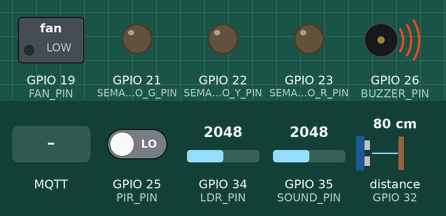
Recording of a sketch running on a simulated ESP32. Parts: switched loads named in the sketch (green lamp = pin HIGH), output pins drawn as LEDs (lit = HIGH), buzzer (waves = sounding, pin HIGH). Wiring (inferred from the names in the program): ultrasonic range finder: trigger GPIO 33; echo GPIO 32. The test bench sets the inputs (shaded band); at power-on: GPIO 34 (LDR_PIN) = 2048, GPIO 25 (PIR_PIN) LOW, GPIO 35 (SOUND_PIN) = 2048, distance to the obstacle (sensor on GPIO 32) 80 cm. The echo pulse lasts 58.3 µs per cm; WiFi joins after 1.5 s; servers stay silent unless stated; no MQTT or app messages arrive unless stated; pins used as bus, display or sensor lines are not drawn; what the sketch prints to the serial monitor is not drawn.

Above: at 2.7 s.
2.8 s: GPIO 34 (LDR_PIN) set to 2814
4.3 s: GPIO 34 (LDR_PIN) set to 2922
At 5.5 s:
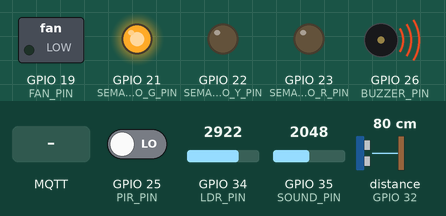
5.8 s: MQTT message "ON" arrives on the first subscribed topic
At 6.4 s:
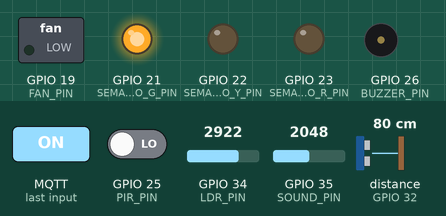
7.3 s: MQTT message "FAN_ON" arrives on the first subscribed topic
At 8.5 s:
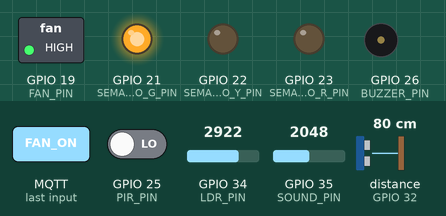
8.9 s: MQTT message "OFF" arrives on the first subscribed topic
At 9.3 s:
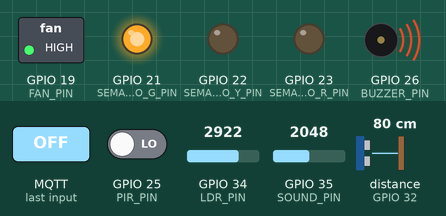
10.4 s: GPIO 34 (LDR_PIN) set to 2866
At 11.6 s:
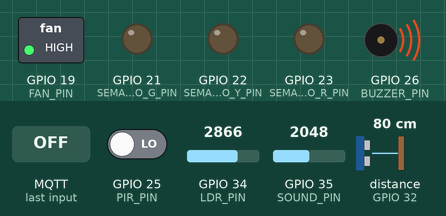
Timing chart, 0 to 12.9 s (numbered marks = the images above; inputs shaded):
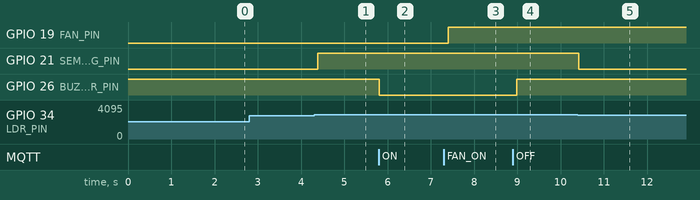

Measured:
- the behaviour switches between 2866 and 2867 on GPIO 34 (LDR_PIN) (found by bisection; images 0 and 1)
- after the input at 2.8 s, every drawn part: stays the same
- after the input at 4.3 s, GPIO 21 (SEMAFORO_G_PIN): LOW → HIGH after 0.08 s
- after the input at 5.8 s, GPIO 26 (BUZZER_PIN): HIGH → LOW at once
- after the input at 7.3 s, GPIO 19 (FAN_PIN): LOW → HIGH after 0.10 s
- after the input at 8.9 s, GPIO 26 (BUZZER_PIN): LOW → HIGH after 0.09 s
- after the input at 10.4 s, GPIO 21 (SEMAFORO_G_PIN): HIGH → LOW at once

The sketch:

Sensores_Wifi.ino
```cpp
#include <WiFi.h>                 // Importa la librería principal para utilizar la conectividad Wi-Fi del ESP32.
#include <WiFiMulti.h>            // Importa la librería WiFiMulti para registrar varias redes Wi-Fi y conectarse automáticamente a una disponible.
#include <PubSubClient.h>         // Importa la librería PubSubClient para manejar la comunicación MQTT.
#include <ArduinoJson.h>          // Importa la librería ArduinoJson para crear y enviar datos en formato JSON.

// --- Configuración Wi-Fi y MQTT Dinámica ---
WiFiMulti wifiMulti;              // Crea un objeto WiFiMulti para gestionar múltiples redes Wi-Fi.

const char* mqtt_server_docente = "192.168.1.30";    // Define la dirección IP del broker MQTT cuando se usa la red del docente o feria.
const char* mqtt_server_casa    = "192.168.100.30";  // Define la dirección IP del broker MQTT cuando se usa la red de casa.
const char* mqtt_server_actual;                       // Declara una variable que almacenará dinámicamente la IP del broker MQTT seleccionado.

// Tópicos
const char* mqtt_topic_pub   = "aula/datos";                     // Define el tópico MQTT donde el ESP32 publicará los datos de sensores.
const char* mqtt_topic_sub   = "aula/control";                   // Define el tópico MQTT donde el ESP32 recibirá comandos generales de control.
const char* topic_sc5_buzzer = "escenario5/actuadores/buzzer";   // Define el tópico MQTT específico para activar el buzzer en el Escenario 5.
const char* topic_sc5_ultra  = "escenario5/sensores/ultrasonico";// Define el tópico MQTT específico para publicar la distancia del sensor ultrasónico en el Escenario 5.

// --- Clientes ---
WiFiClient espClient;             // Crea un cliente Wi-Fi base que será usado por el cliente MQTT.
PubSubClient client(espClient);   // Crea el cliente MQTT utilizando la conexión Wi-Fi definida en espClient.

// --- PINES ---
const int SOUND_PIN = 35;         // Define el pin GPIO 35 como entrada analógica para el sensor de sonido.
const int LDR_PIN = 34;           // Define el pin GPIO 34 como entrada analógica para la fotorresistencia LDR.
const int PIR_PIN = 25;           // Define el pin GPIO 25 como entrada digital para el sensor PIR.
const int TRIG_PIN = 33;          // Define el pin GPIO 33 como salida digital TRIG del sensor ultrasónico.
const int ECHO_PIN = 32;          // Define el pin GPIO 32 como entrada digital ECHO del sensor ultrasónico.
const int BUZZER_PIN = 26;        // Define el pin GPIO 26 como salida digital para controlar el buzzer.
const int SEMAFORO_R_PIN = 23;    // Define el pin GPIO 23 como salida digital para el LED rojo del semáforo.
const int SEMAFORO_Y_PIN = 22;    // Define el pin GPIO 22 como salida digital para el LED amarillo del semáforo.
const int SEMAFORO_G_PIN = 21;    // Define el pin GPIO 21 como salida digital para el LED verde del semáforo.
const int FAN_PIN = 19;           // Define el pin GPIO 19 como salida digital para controlar el ventilador o motor DC.

// --- Ajustes Sonido ---
const int NOISE_THRESHOLD = 200;  // Define el umbral mínimo de amplitud para considerar que existe sonido relevante.

JsonDocument doc;                 // Crea un documento JSON donde se almacenarán los datos antes de enviarlos por MQTT.
bool hacerBip = false;            // Declara una bandera lógica para indicar si debe realizarse un bip corto con el buzzer.

void callback(char* topic, byte* message, unsigned int length) {   // Define la función que se ejecuta automáticamente cuando llega un mensaje MQTT.
  String topicStr = String(topic);                                  // Convierte el tópico recibido de tipo char* a un objeto String.
  String messageTemp;                                               // Crea una variable temporal para almacenar el mensaje recibido como texto.

  for (int i = 0; i < length; i++) messageTemp += (char)message[i]; // Recorre byte por byte el mensaje MQTT y lo convierte en una cadena de texto.

  if (topicStr == mqtt_topic_sub) {                                 // Verifica si el mensaje llegó por el tópico general de control.
    if (messageTemp == "ON") digitalWrite(BUZZER_PIN, LOW);         // Si el mensaje es ON, activa el buzzer usando lógica inversa.
    else if (messageTemp == "OFF") digitalWrite(BUZZER_PIN, HIGH);  // Si el mensaje es OFF, apaga el buzzer usando lógica inversa.
    else if (messageTemp == "FAN_ON") digitalWrite(FAN_PIN, HIGH);  // Si el mensaje es FAN_ON, enciende el ventilador.
    else if (messageTemp == "FAN_OFF") digitalWrite(FAN_PIN, LOW);  // Si el mensaje es FAN_OFF, apaga el ventilador.
  }

  if (topicStr == topic_sc5_buzzer) hacerBip = true;                // Si el mensaje llega al tópico del buzzer del Escenario 5, activa la bandera para hacer un bip.
}

void setup_wifi() {                                                 // Define la función encargada de conectar el ESP32 a una red Wi-Fi disponible.
  delay(10);                                                        // Realiza una pequeña pausa para estabilizar el inicio del módulo Wi-Fi.
  Serial.println("\nInicializando búsqueda de redes Wi-Fi...");     // Muestra en el monitor serial que inicia la búsqueda de redes.

  WiFi.mode(WIFI_STA);                                              // Configura el ESP32 en modo estación para conectarse a un router o punto de acceso.

  // 1. Registrar red del docente (Sin contraseña)
  wifiMulti.addAP("prueba pi", "");                                // Registra la red del docente o feria, sin contraseña.

  // 2. Registrar red de tu casa (Con contraseña)
  wifiMulti.addAP("NETLIFE - GABRIELA", "TU_CONTRASENA_WIFI");      // Registra la red de casa; para GitHub no se debe publicar la contraseña real.

  Serial.print("Conectando");                                      // Muestra en el monitor serial que el ESP32 está intentando conectarse.

  // 3. El ESP32 decide a cuál conectarse automáticamente
  while (wifiMulti.run() != WL_CONNECTED) {                         // Repite el intento de conexión hasta que el ESP32 se conecte a una red registrada.
    delay(500);                                                     // Espera medio segundo entre cada intento de conexión.
    Serial.print(".");                                             // Imprime un punto para indicar que sigue intentando conectarse.
  }

  Serial.println("\n¡WiFi conectado!");                             // Muestra que la conexión Wi-Fi fue exitosa.
  Serial.print("Red actual: ");                                     // Imprime una etiqueta para mostrar el nombre de la red conectada.
  Serial.println(WiFi.SSID());                                      // Muestra el SSID de la red Wi-Fi a la que se conectó el ESP32.
  Serial.print("IP asignada al ESP32: ");                           // Imprime una etiqueta para mostrar la IP asignada.
  Serial.println(WiFi.localIP());                                   // Muestra la dirección IP local asignada al ESP32.

  // 4. Lógica de asignación de Broker según la red
  if (WiFi.SSID() == "prueba pi") {                                 // Verifica si el ESP32 se conectó a la red del docente o feria.
    mqtt_server_actual = mqtt_server_docente;                       // Asigna como broker MQTT la IP correspondiente a la red del docente.
    Serial.println("Modo Feria: Broker configurado en 192.168.1.30");// Muestra en el monitor serial que se activó el modo feria.
  } else {                                                          // Si no está conectado a la red del docente, asume que está en la red de casa.
    mqtt_server_actual = mqtt_server_casa;                          // Asigna como broker MQTT la IP correspondiente a la red de casa.
    Serial.println("Modo Casa: Broker configurado en 192.168.100.30");// Muestra en el monitor serial que se activó el modo casa.
  }
}

void reconnect_mqtt() {                                             // Define la función encargada de conectar o reconectar el ESP32 al broker MQTT.
  while (!client.connected()) {                                     // Mientras el cliente MQTT no esté conectado, intenta reconectarse.
    if (client.connect("ESP32_Aula_Sensores")) {                    // Intenta conectarse al broker MQTT con el identificador ESP32_Aula_Sensores.
      Serial.println("MQTT conectado!");                            // Muestra que la conexión MQTT fue exitosa.
      client.subscribe(mqtt_topic_sub);                             // Suscribe el ESP32 al tópico general de control.
      client.subscribe(topic_sc5_buzzer);                           // Suscribe el ESP32 al tópico específico del buzzer del Escenario 5.
      digitalWrite(BUZZER_PIN, HIGH);                               // Asegura que el buzzer quede apagado al conectarse, usando lógica inversa.
      digitalWrite(FAN_PIN, LOW);                                   // Asegura que el ventilador quede apagado al conectarse.
    } else {                                                        // Si la conexión MQTT falla, ejecuta este bloque.
      delay(2000);                                                  // Espera dos segundos antes de volver a intentar la conexión MQTT.
    }
  }
}

float getDistance() {                                               // Define una función que mide la distancia usando el sensor ultrasónico HC-SR04.
  digitalWrite(TRIG_PIN, LOW); delayMicroseconds(2);                // Coloca TRIG en LOW durante 2 microsegundos para asegurar un pulso limpio.
  digitalWrite(TRIG_PIN, HIGH); delayMicroseconds(10);              // Coloca TRIG en HIGH durante 10 microsegundos para emitir el pulso ultrasónico.
  digitalWrite(TRIG_PIN, LOW);                                      // Coloca TRIG nuevamente en LOW para finalizar el pulso.
  long duration = pulseIn(ECHO_PIN, HIGH, 30000);                   // Mide el tiempo que el pin ECHO permanece en HIGH, con un tiempo máximo de espera de 30000 microsegundos.
  return (duration == 0) ? 0 : (duration * 0.0343) / 2.0;            // Si no hay eco retorna 0; si hay eco, calcula la distancia en centímetros.
}

void setup() {                                                      // Define la función de configuración inicial, que se ejecuta una sola vez al iniciar el ESP32.
  Serial.begin(115200);                                             // Inicia la comunicación serial a 115200 baudios para depuración.
  pinMode(PIR_PIN, INPUT_PULLDOWN);                                 // Configura el pin del sensor PIR como entrada digital con resistencia pull-down interna.
  pinMode(ECHO_PIN, INPUT_PULLDOWN);                                // Configura el pin ECHO del ultrasónico como entrada digital con resistencia pull-down interna.
  pinMode(TRIG_PIN, OUTPUT);                                        // Configura el pin TRIG del ultrasónico como salida digital.
  pinMode(BUZZER_PIN, OUTPUT);                                      // Configura el pin del buzzer como salida digital.
  digitalWrite(BUZZER_PIN, HIGH);                                   // Apaga inicialmente el buzzer, debido a que trabaja con lógica inversa.
  pinMode(SEMAFORO_R_PIN, OUTPUT);                                  // Configura el pin del LED rojo como salida digital.
  pinMode(SEMAFORO_Y_PIN, OUTPUT);                                  // Configura el pin del LED amarillo como salida digital.
  pinMode(SEMAFORO_G_PIN, OUTPUT);                                  // Configura el pin del LED verde como salida digital.
  pinMode(FAN_PIN, OUTPUT);                                         // Configura el pin del ventilador como salida digital.
  digitalWrite(FAN_PIN, LOW);                                       // Apaga inicialmente el ventilador.

  // Llamamos a la configuración de red inteligente
  setup_wifi();                                                     // Ejecuta la conexión Wi-Fi automática usando las redes registradas.

  // Asignamos la IP dinámica del Broker al cliente MQTT
  client.setServer(mqtt_server_actual, 1883);                       // Configura el servidor MQTT seleccionado y el puerto estándar 1883.
  client.setCallback(callback);                                     // Asocia la función callback para procesar mensajes MQTT recibidos.
}

void loop() {                                                       // Define el bucle principal que se ejecuta repetidamente.
  if (!client.connected()) reconnect_mqtt();                        // Si el cliente MQTT no está conectado, llama a la función de reconexión.
  client.loop();                                                    // Mantiene activa la comunicación MQTT y permite recibir mensajes entrantes.

  if (hacerBip) {                                                   // Verifica si la bandera hacerBip está activada.
    digitalWrite(BUZZER_PIN, LOW);                                  // Enciende el buzzer usando lógica inversa.
    delay(150);                                                     // Mantiene el buzzer encendido durante 150 milisegundos.
    digitalWrite(BUZZER_PIN, HIGH);                                 // Apaga el buzzer usando lógica inversa.
    hacerBip = false;                                               // Reinicia la bandera para evitar que el buzzer siga sonando.
  }

  // --- 1. LECTURA SONIDO KY-038 (Buscador de Picos) ---
  int minVal = 4095;                                                // Inicializa el valor mínimo con el máximo posible del ADC del ESP32.
  int maxVal = 0;                                                   // Inicializa el valor máximo con el mínimo posible.
  long startMillis = millis();                                      // Guarda el tiempo actual en milisegundos para controlar la ventana de muestreo.

  while (millis() - startMillis < 50) {                             // Durante 50 milisegundos toma varias muestras del sensor de sonido.
      int lectura = analogRead(SOUND_PIN);                          // Lee el valor analógico actual del sensor de sonido.
      if (lectura < minVal) minVal = lectura;                       // Si la lectura es menor que el mínimo registrado, actualiza minVal.
      if (lectura > maxVal) maxVal = lectura;                       // Si la lectura es mayor que el máximo registrado, actualiza maxVal.
  }

  int amplitud_real = maxVal - minVal;                              // Calcula la amplitud real del sonido restando el mínimo al máximo.
  int sonido_para_grafica = 0;                                      // Inicializa la variable que se enviará como valor de sonido procesado.

  if (amplitud_real > NOISE_THRESHOLD) {                            // Verifica si la amplitud supera el umbral mínimo de ruido.
      sonido_para_grafica = map(amplitud_real, NOISE_THRESHOLD, 4095, 0, 4095); // Escala la amplitud real al rango de 0 a 4095 para graficarla.
      if (sonido_para_grafica > 4095) sonido_para_grafica = 4095;   // Limita el valor máximo para evitar que supere el rango del ADC.
  } else {                                                          // Si la amplitud no supera el umbral definido.
      sonido_para_grafica = 0;                                      // Asigna cero para considerar que no hay sonido significativo.
  }

  // --- 2. LECTURA OTROS SENSORES ---
  int luz_bruto = analogRead(LDR_PIN);                              // Lee el valor analógico bruto proveniente de la LDR.
  float luz_percent = 0;                                            // Inicializa la variable de porcentaje de luz.

  if (luz_bruto <= 10 || luz_bruto >= 4090) {                       // Verifica si la lectura está en extremos que pueden indicar ruido o desconexión.
      luz_percent = 0;                                              // Si está en extremos, asigna 0% de luz para evitar valores incorrectos.
  } else {                                                          // Si la lectura está dentro de un rango válido.
      luz_percent = 100.0 - (luz_bruto / 4095.0 * 100.0);           // Convierte el valor analógico de la LDR a porcentaje invertido de luz.
  }

  bool presencia = digitalRead(PIR_PIN);                            // Lee el estado digital del sensor PIR para detectar presencia o movimiento.
  float distancia = getDistance();                                  // Obtiene la distancia medida por el sensor ultrasónico llamando a getDistance().

  // --- 3. LÓGICA DEL SEMÁFORO LED ---
  digitalWrite(SEMAFORO_R_PIN, (luz_percent > 0 && luz_percent < 10.0) ? HIGH : LOW);       // Enciende el LED rojo si la luz está entre 0% y 10%.
  digitalWrite(SEMAFORO_Y_PIN, (luz_percent >= 10.0 && luz_percent < 20.0) ? HIGH : LOW);   // Enciende el LED amarillo si la luz está entre 10% y 20%.
  digitalWrite(SEMAFORO_G_PIN, (luz_percent >= 20.0 && luz_percent < 30.0) ? HIGH : LOW);   // Enciende el LED verde si la luz está entre 20% y 30%.

  // --- 4. ENVIAR DATOS (JSON ÚNICO) ---
  doc.clear();                                                       // Limpia el documento JSON para eliminar datos de ciclos anteriores.
  doc["luz_percent"] = luz_percent;                                 // Agrega al JSON el porcentaje de luz calculado.
  doc["sound_bruto"] = sonido_para_grafica;                          // Agrega al JSON el valor de sonido procesado para visualización.
  doc["sound_raw_peak"] = maxVal;                                    // Agrega al JSON el valor máximo crudo detectado por el micrófono.
  doc["presencia"] = presencia;                                      // Agrega al JSON el estado del sensor PIR.
  doc["distancia"] = distancia;                                      // Agrega al JSON la distancia medida por el sensor ultrasónico.

  char buffer[256];                                                  // Crea un arreglo de caracteres para almacenar el JSON serializado.
  serializeJson(doc, buffer);                                        // Convierte el documento JSON en texto plano y lo guarda en buffer.
  client.publish(mqtt_topic_pub, buffer);                            // Publica el JSON completo en el tópico MQTT aula/datos.

  // Publicar distancia por separado para Escenario 5
  char distStr[10];                                                  // Crea un arreglo de caracteres para almacenar la distancia como texto.
  dtostrf(distancia, 4, 1, distStr);                                 // Convierte el valor float de distancia a una cadena con un decimal.
  client.publish(topic_sc5_ultra, distStr);                          // Publica la distancia en el tópico específico del Escenario 5.

  delay(50);                                                         // Espera 50 milisegundos antes de repetir el ciclo principal.
}
```
